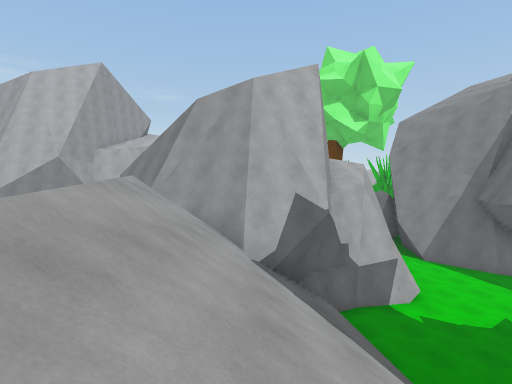
[1] (above)

16 first-person views from a walk through a 3-D level made in the Unity game engine. The camera is 1.5 m above the floor, tilts 4° down and sees 80° across. The floor is counted in squares, 2 m on a side. Each view is taken from the middle of a square. On the plan, view 1 faces up. The plan holds only what a view shows up to about 10 squares ahead; the rest is blank. The place goes on beyond the plan. Some animated figures are not drawn.

[2]
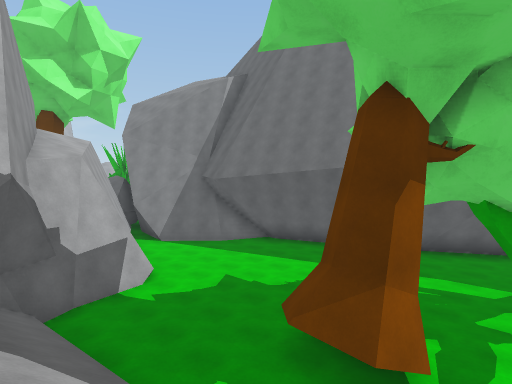

[3]
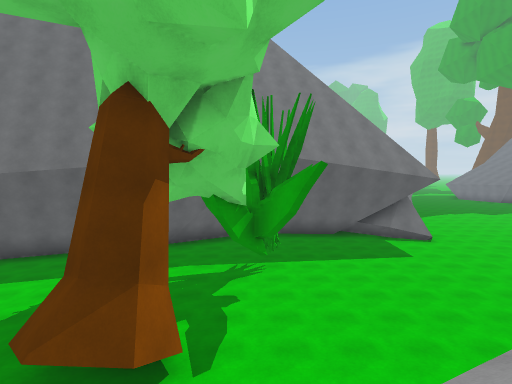

[4]
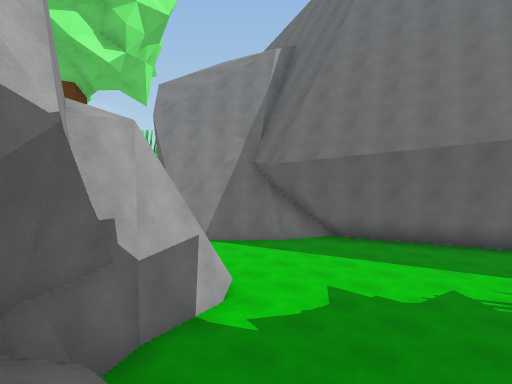

[5]
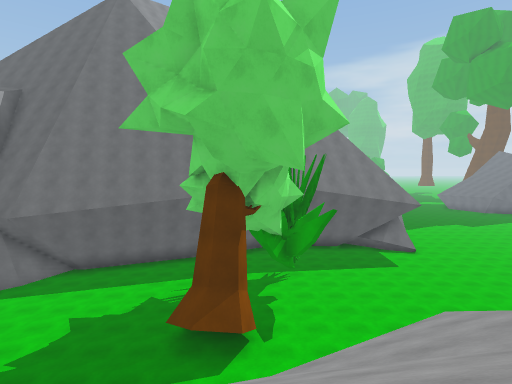

[6]
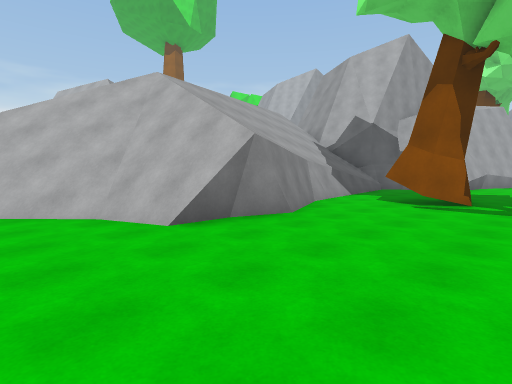

[7]
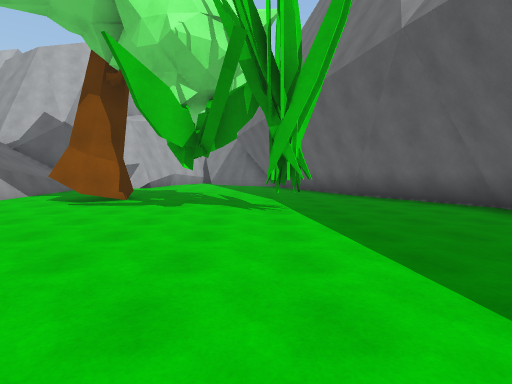

[8]
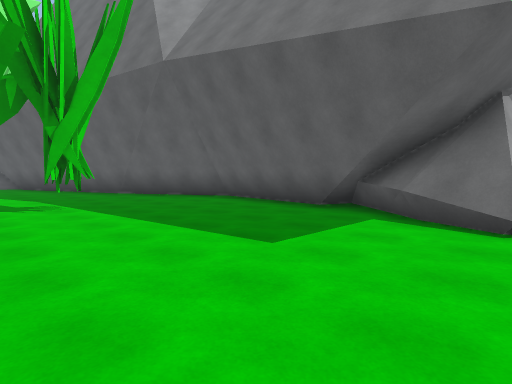

[9]
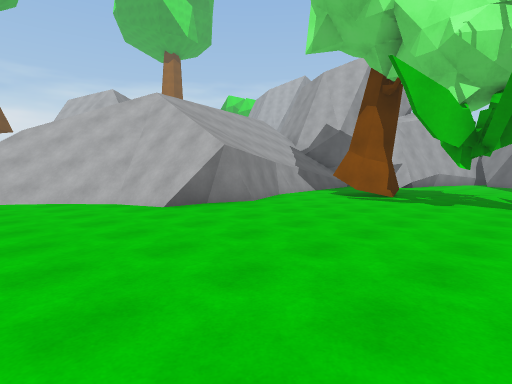

[10]
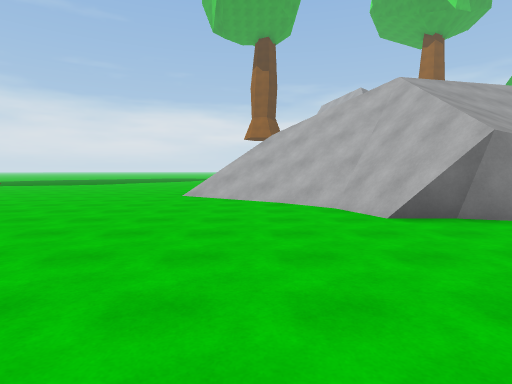

[11]
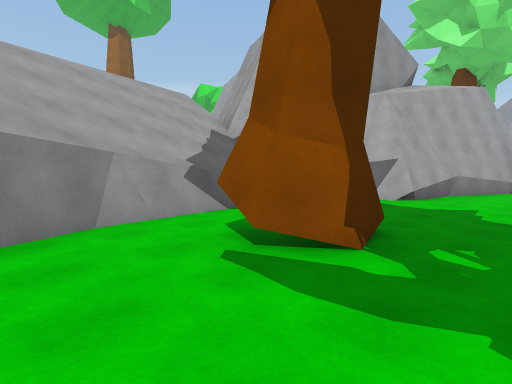

[12]
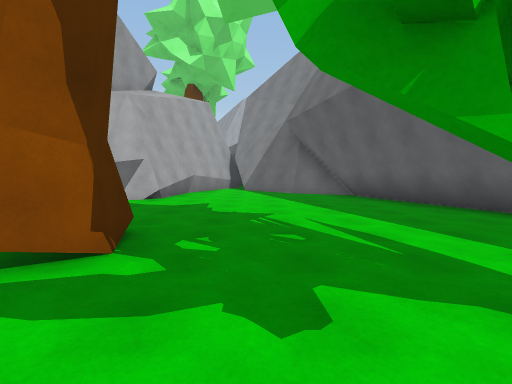

[13]
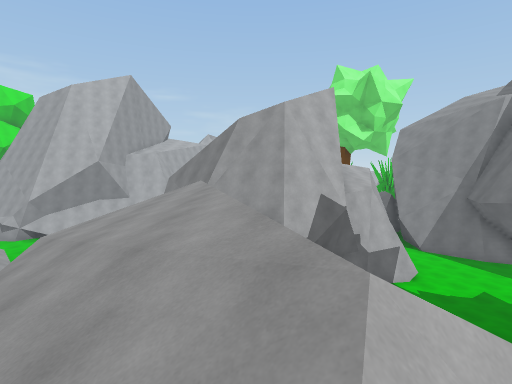

[14]
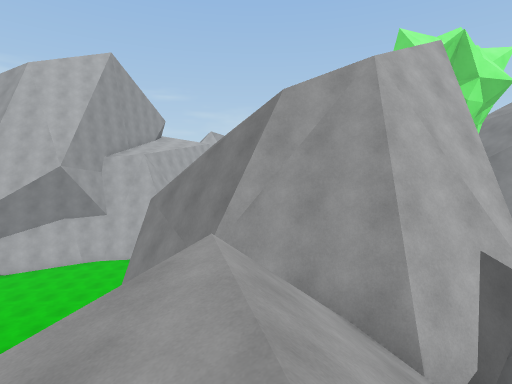

[15]
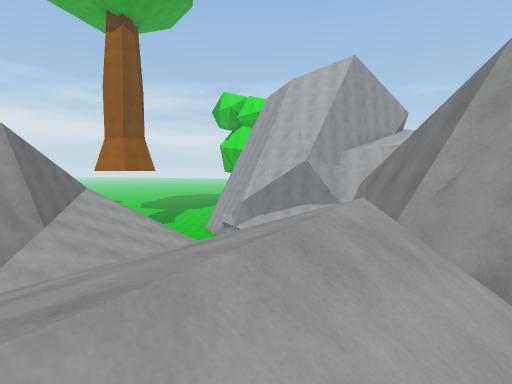

[16]
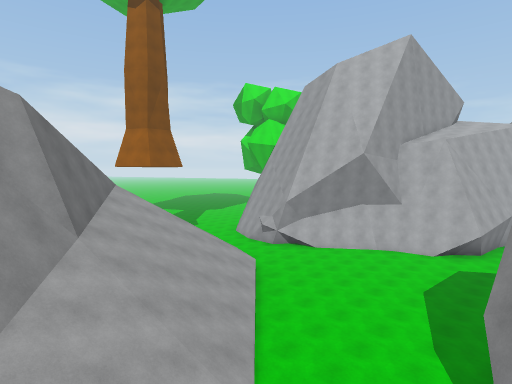

### Floor plan
Key: @ floor where view 1 was taken; # wall or solid block; . floor; / step, stairs or slope; = window, fence, low wall or low ledge; v drop or lower ground.
Columns run from 14 left of view 1 to 14 right of it. Each row starts with its distance up from view 1.
 15         ..
 14        ...
 13     ......         ###
 12     ......         #.##
 11     ......        ##..##
 10     ......        #....##
  9   //=.....        #.....#
  8  /////....#########.....##
  7 ///////..   v####........#
  6 ##//////    ////v........#
  5  ###////   /////=........##
  4    ##//    /////=.........#
  3     ##    //////#.##......##
  2           ///////..........##
  1           v///////....#.#...#
  0            ///@//#..........#
 -1             //////..........#
 -2              //v##.........##
 -3             ////##.........##
 -4             ////...........##
 -5             v//............#
 -6               /............#

Positions as (right, up) in squares from view 1, and headings:
1: (0, 0), facing up
2: (1, 1), facing up-right
3: (1, 1), facing right
4: (1, 4), facing up-right
5: (-2, 2), facing right
6: (7, -5), facing up-left
7: (9, -5), facing up
8: (8, -6), facing up-right
9: (9, -6), facing up-left
10: (8, -5), facing left
11: (7, 0), facing up-left
12: (7, 0), facing up
13: (-1, -2), facing up
14: (-2, 3), facing up
15: (-1, 3), facing up-left
16: (-4, 3), facing up-left
